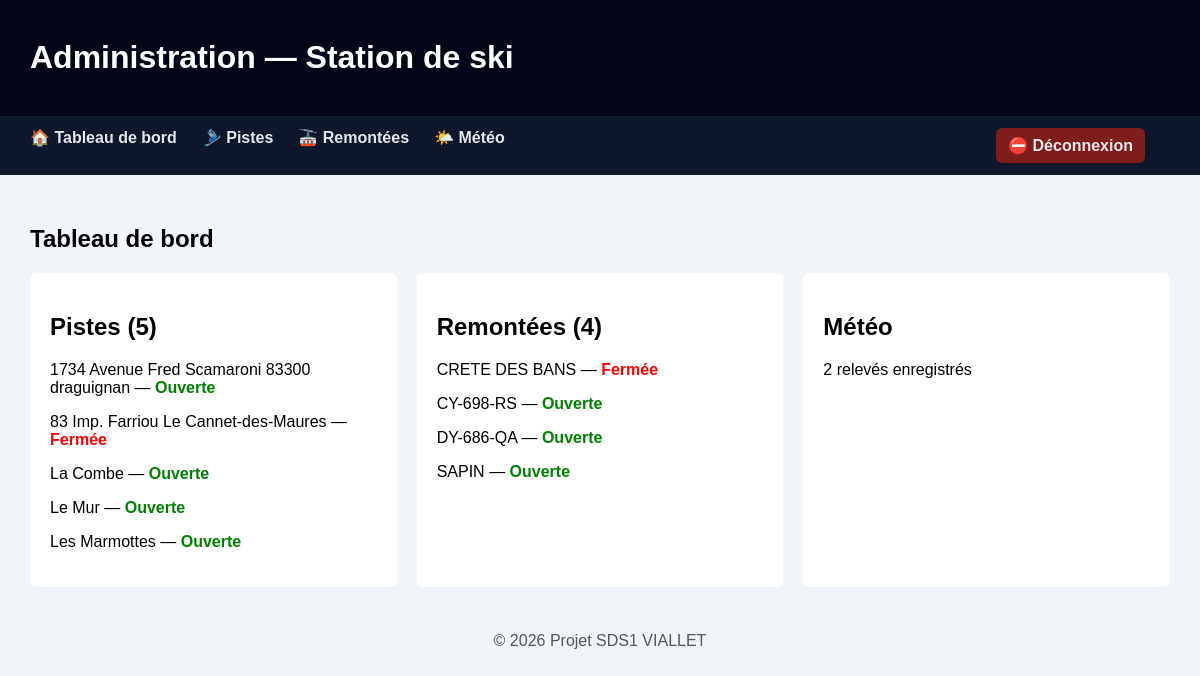
The app's page /V1.5/admin.php (signed in) with its own data.
### tables this page shows
CREATE TABLE `pistes` (
  `id_piste` int(11) NOT NULL,
  `nom` varchar(100) NOT NULL,
  `difficulte` enum('verte','bleue','rouge','noire') DEFAULT NULL,
  `etat` enum('ouvert','ferme') DEFAULT 'ouvert'
);

CREATE TABLE `remontes` (
  `id_remonte` int(11) NOT NULL,
  `nom` varchar(100) NOT NULL,
  `heure_ouverture` time DEFAULT NULL,
  `heure_fermeture` time DEFAULT NULL,
  `etat` enum('ouvert','ferme','en_evacuation') DEFAULT 'ferme'
);

### WEB/V1.5/admin.php (the view, shortened to what this page needs)
<?php
require 'config.php';
$nbPistes    = $pdo->query("SELECT COUNT(*) FROM pistes")->fetchColumn();
$nbRemontees = $pdo->query("SELECT COUNT(*) FROM remontes")->fetchColumn();
$nbReleves   = $pdo->query("SELECT COUNT(*) FROM meteo")->fetchColumn();
$pistes = $pdo->query("
    SELECT nom, etat
    FROM pistes
    ORDER BY nom
")->fetchAll(PDO::FETCH_ASSOC);
$remontees = $pdo->query("
    SELECT nom, etat
    FROM remontes
    ORDER BY nom
")->fetchAll(PDO::FETCH_ASSOC);
?>
<!DOCTYPE html>
<html lang="fr">
<head>
</head>
<body>
<header>
    <h1>Administration — Station de ski</h1>
</header>
<nav class="admin-menu">
    <a href="admin.php">🏠 Tableau de bord</a>
    <a href="admin_pistes.php">🎿 Pistes</a>
    <a href="admin_remontees.php">🚠 Remontées</a>
    <a href="admin_meteo.php">🌤️ Météo</a>
    <a href="logout.php" class="logout">⛔ Déconnexion</a>
</nav>
<main>
    <h2>Tableau de bord</h2>
    <div class="dashboard">
        <div class="card">
            <h2>Pistes (<?= $nbPistes ?>)</h2>
            <div id="liste-pistes">
                <?php foreach ($pistes as $p): ?>
                    <p data-nom="<?= htmlspecialchars($p['nom'], ENT_QUOTES) ?>">
                        <?= htmlspecialchars($p['nom']) ?> —
                        <span class="<?= $p['etat'] === 'ouvert' ? 'status-ouvert' : 'status-ferme' ?>">
                            <?= $p['etat'] === 'ouvert' ? 'Ouverte' : 'Fermée' ?>
                        </span>
                    </p>
                <?php endforeach; ?>
            </div>
        </div>
        <div class="card">
            <h2>Remontées (<?= $nbRemontees ?>)</h2>
            <div id="liste-remontees">
                <?php foreach ($remontees as $r): ?>
                    <p data-nom="<?= htmlspecialchars($r['nom'], ENT_QUOTES) ?>">
                        <?= htmlspecialchars($r['nom']) ?> —
                        <span class="<?=
                            $r['etat'] === 'ouvert' ? 'status-ouvert' :
                            ($r['etat'] === 'en_evacuation' ? 'status-evac' : 'status-ferme')
                        ?>">
                            <?= $r['etat'] === 'ouvert'
                                ? 'Ouverte'
                                : ($r['etat'] === 'en_evacuation' ? 'Évacuation' : 'Fermée') ?>
                        </span>
                    </p>
                <?php endforeach; ?>
            </div>
        </div>
        <div class="card">
            <h2>Météo</h2>
            <p><?= $nbReleves ?> relevés enregistrés</p>
        </div>
    </div>
</main>
<footer>
    © <?= date('Y') ?> Projet SDS1 VIALLET
</footer>
</body>
</html>

### WEB/V1.5/admin.php (style rules this page uses)
body { margin:0; font-family:Arial,sans-serif; background:#f1f5f9; }
header { background:#020617; color:#fff; padding:18px 30px; }
.admin-menu { background:#0f172a; padding:12px 30px; display:flex; }
.admin-menu a { color:#e5e7eb; text-decoration:none; margin-right:25px; font-weight:bold; }
.admin-menu .logout { margin-left:auto; background:#7f1d1d; padding:8px 12px; border-radius:6px; }
main { padding:30px; }
.dashboard { display:grid; grid-template-columns:repeat(auto-fit,minmax(320px,1fr)); gap:20px; }
.card { background:#fff; padding:20px; border-radius:6px; }
.status-ouvert { color:green; font-weight:bold; }
.status-ferme { color:red; font-weight:bold; }
footer { text-align:center; padding:15px; color:#555; }

### records on screen
pistes: nom "1734 Avenue Fred Scamaroni 83300 draguignan", etat "Ouverte"
pistes: nom "83 Imp. Farriou Le Cannet-des-Maures", etat "Fermée"
pistes: nom "La Combe", etat "Ouverte"
pistes: nom "Le Mur", etat "Ouverte"
pistes: nom "Les Marmottes", etat "Ouverte"
remontes: nom "CRETE DES BANS", etat "Fermée"
remontes: nom "CY-698-RS", etat "Ouverte"
remontes: nom "DY-686-QA", etat "Ouverte"
remontes: nom "SAPIN", etat "Ouverte"

### other values on screen
$nbPistes "5"
$nbRemontees "4"
$nbReleves "2"
